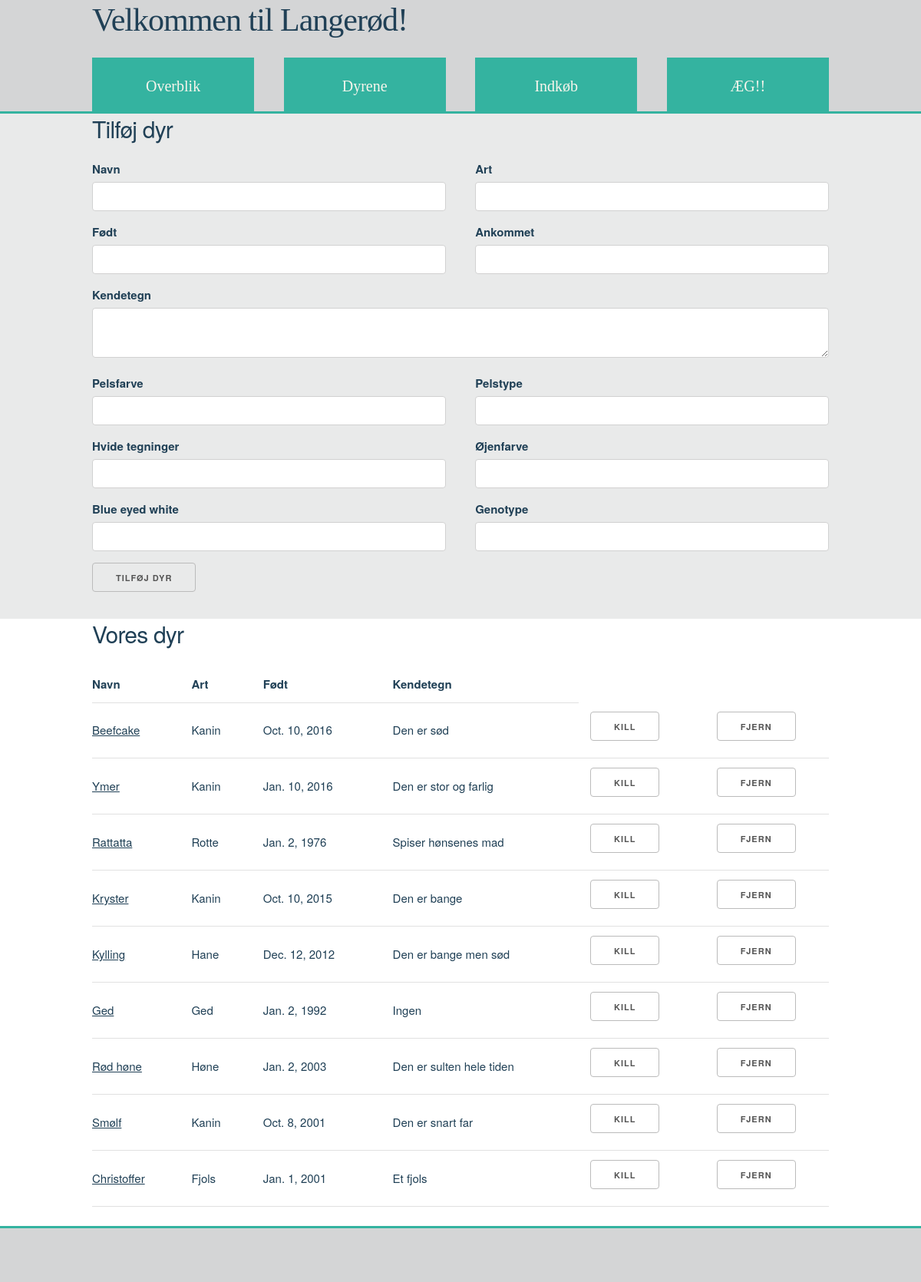
Before: /animals/all/ with the older database file.
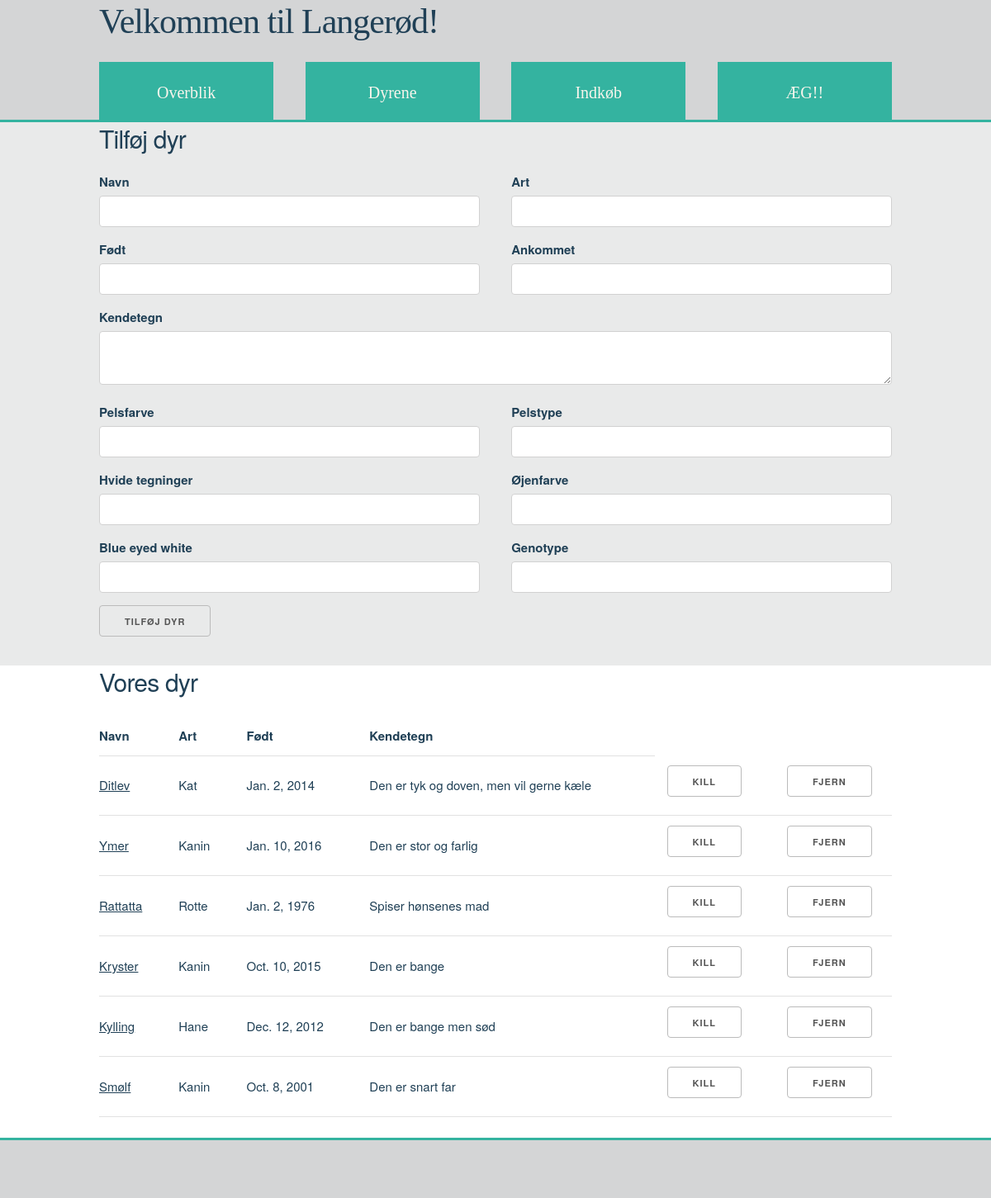
After: the same page with the newer database file.
### animals/models.py (models this page shows, shortened)
class Animals(models.Model):
    animal_name = models.CharField(max_length=200)
    species = models.CharField(max_length=100)
    born = models.DateField('Født', editable=True, null=True)
    arrived = models.DateField('Ankommet', editable=True, null=True)
    departure = models.DateField('Afgang', editable=True, null=True, blank=True)
    dead = models.BooleanField('Død?', editable=True, default=False)
    gone = models.BooleanField('Fjern', editable=True, default=False)
    animal_characteristics = models.TextField(max_length=400)
    fur_colour = models.CharField(max_length=100)
    fur_type = models.CharField(max_length=100)
    white_marks = models.CharField(max_length=100)
    eye_colour = models.CharField(max_length=100)
    blue_eyed_white = models.CharField(max_length=50)
    genotype = models.CharField(max_length = 50)
    slug = models.SlugField()
    class Meta:
        verbose_name_plural = "Animals"

### animals/views.py (the view)
def all(request):
    animal_list = Animals.objects.exclude(dead=True).order_by('-arrived')
    if request.method == 'POST':
        form = AddAnimal(request.POST)
        if form.is_valid():
            form.save(commit=True)
            return index(request)
        else:
            print(form.errors)
    else:
        form = AddAnimal()
    return render(request, 'animals/all.html', {'animal_list': animal_list, 'form': form})

### animals/templates/animals/all.html (shortened to what the changed rows need)
{% extends 'animals/base.html' %}
{% block body_block %}
    <div class="container">
    {% if animal_list %}
      <table class="u-full-width">
        <thead>
          <tr>
            <th>Navn</th>
            <th>Art</th>
            <th>Født</th>
            <th>Kendetegn</th>
          </tr>
        </thead>
        <tbody>
          {% for animal in animal_list %}
          <tr>
            <td><a href="/animals/{{ animal.slug }}">{{ animal.animal_name }}</a></td>
            <td>{{ animal.species }}</td>
            <td>{{ animal.born }}</td>
            <td>{{ animal.animal_characteristics }}</td>
            <td><a class="button" href="">KILL</a></td>
            <td><a class="button" href="">Fjern</a></td>
          </tr>
          {% endfor %}
        </tbody>
      </table>
    {% else %}
      <p>Vi har ingen dyr :(</p>
    {% endif %}
    </div>
{% endblock %}

Changed rows visible on the page:
no longer on this page (row edited): Animals: animal_name "Beefcake", species "Kanin", born "Oct. 10, 2016", animal_characteristics "Den er sød"
no longer on this page (row edited): Animals: animal_name "Ged", species "Ged", born "Jan. 2, 1992", animal_characteristics "Ingen"
no longer on this page (row edited): Animals: animal_name "Rød høne", species "Høne", born "Jan. 2, 2003", animal_characteristics "Den er sulten hele tiden"
no longer on this page (row edited): Animals: animal_name "Christoffer", species "Fjols", born "Jan. 1, 2001", animal_characteristics "Et fjols"
added Animals: animal_name "Ditlev", species "Kat", born "Jan. 2, 2014", animal_characteristics "Den er tyk og doven, men vil gerne kæle"
